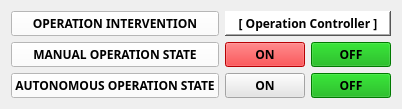
  <widget class="QWidget" name="gridLayoutWidget">
   <property name="geometry">
    <rect>
     <x>350</x>
     <y>60</y>
     <width>401</width>
     <height>86</height>
    </rect>
   </property>
   <layout class="QGridLayout" name="gridLayout_3">
    <item row="0" column="0">
     <widget class="QPushButton" name="pushButton_3">
      <property name="sizePolicy">
       <sizepolicy hsizetype="Maximum" vsizetype="Maximum">
        <horstretch>0</horstretch>
        <verstretch>0</verstretch>
       </sizepolicy>
      </property>
      <property name="maximumSize">
       <size>
        <width>1000</width>
        <height>34</height>
       </size>
      </property>
      <property name="font">
       <font>
        <family>Gadugi</family>
        <weight>75</weight>
        <bold>true</bold>
       </font>
      </property>
      <property name="styleSheet">
       <string notr="true">background-color: rgb(255, 255, 255);</string>
      </property>
      <property name="text">
       <string>OPERATION INTERVENTION</string>
      </property>
     </widget>
    </item>
    <item row="1" column="0">
     <widget class="QPushButton" name="pushButton_2">
      <property name="sizePolicy">
       <sizepolicy hsizetype="Maximum" vsizetype="Maximum">
        <horstretch>0</horstretch>
        <verstretch>0</verstretch>
       </sizepolicy>
      </property>
      <property name="maximumSize">
       <size>
        <width>500</width>
        <height>34</height>
       </size>
      </property>
      <property name="font">
       <font>
        <family>Gadugi</family>
        <weight>75</weight>
        <bold>true</bold>
       </font>
      </property>
      <property name="styleSheet">
       <string notr="true">background-color: rgb(255, 255, 255);</string>
      </property>
      <property name="text">
       <string>MANUAL OPERATION STATE</string>
      </property>
     </widget>
    </item>
    <item row="2" column="0">
     <widget class="QPushButton" name="pushButton">
      <property name="sizePolicy">
       <sizepolicy hsizetype="Maximum" vsizetype="Maximum">
        <horstretch>0</horstretch>
        <verstretch>0</verstretch>
       </sizepolicy>
      </property>
      <property name="maximumSize">
       <size>
        <width>500</width>
        <height>34</height>
       </size>
      </property>
      <property name="font">
       <font>
        <family>Gadugi</family>
        <weight>75</weight>
        <bold>true</bold>
       </font>
      </property>
      <property name="styleSheet">
       <string notr="true">background-color: rgb(255, 255, 255);</string>
      </property>
      <property name="text">
       <string>AUTONOMOUS OPERATION STATE</string>
      </property>
     </widget>
    </item>
    <item row="1" column="1">
     <widget class="QPushButton" name="pushButton_4">
      <property name="sizePolicy">
       <sizepolicy hsizetype="Maximum" vsizetype="Fixed">
        <horstretch>0</horstretch>
        <verstretch>0</verstretch>
       </sizepolicy>
      </property>
      <property name="font">
       <font>
        <family>Gadugi</family>
        <weight>75</weight>
        <bold>true</bold>
       </font>
      </property>
      <property name="styleSheet">
       <string notr="true">background-color: rgb(255, 0, 4);</string>
      </property>
      <property name="text">
       <string>ON</string>
      </property>
     </widget>
    </item>
    <item row="1" column="2">
     <widget class="QPushButton" name="pushButton_5">
      <property name="sizePolicy">
       <sizepolicy hsizetype="Maximum" vsizetype="Fixed">
        <horstretch>0</horstretch>
        <verstretch>0</verstretch>
       </sizepolicy>
      </property>
      <property name="font">
       <font>
        <family>Gadugi</family>
        <weight>75</weight>
        <bold>true</bold>
       </font>
      </property>
      <property name="styleSheet">
       <string notr="true">background-color: rgb(0, 170, 0);</string>
      </property>
      <property name="text">
       <string>OFF</string>
      </property>
     </widget>
    </item>
    <item row="2" column="1">
     <widget class="QPushButton" name="pushButton_6">
      <property name="sizePolicy">
       <sizepolicy hsizetype="Maximum" vsizetype="Fixed">
        <horstretch>0</horstretch>
        <verstretch>0</verstretch>
       </sizepolicy>
      </property>
      <property name="font">
       <font>
        <family>Gadugi</family>
        <weight>75</weight>
        <bold>true</bold>
       </font>
      </property>
      <property name="styleSheet">
       <string notr="true">background-color: rgb(229, 229, 229);</string>
      </property>
      <property name="text">
       <string>ON</string>
      </property>
     </widget>
    </item>
    <item row="2" column="2">
     <widget class="QPushButton" name="pushButton_7">
      <property name="sizePolicy">
       <sizepolicy hsizetype="Maximum" vsizetype="Fixed">
        <horstretch>0</horstretch>
        <verstretch>0</verstretch>
       </sizepolicy>
      </property>
      <property name="font">
       <font>
        <family>Gadugi</family>
        <weight>75</weight>
        <bold>true</bold>
       </font>
      </property>
      <property name="styleSheet">
       <string notr="true">background-color: rgb(0, 170, 0);</string>
      </property>
      <property name="text">
       <string>OFF</string>
      </property>
     </widget>
    </item>
    <item row="0" column="1" colspan="2">
     <widget class="QLabel" name="label_2">
      <property name="font">
       <font>
        <family>Gadugi</family>
        <weight>75</weight>
        <bold>true</bold>
       </font>
      </property>
      <property name="styleSheet">
       <string notr="true">background-color: rgb(255, 255, 255);</string>
      </property>
      <property name="frameShape">
       <enum>QFrame::WinPanel</enum>
      </property>
      <property name="frameShadow">
       <enum>QFrame::Raised</enum>
      </property>
      <property name="text">
       <string>[ Operation Controller ]</string>
      </property>
      <property name="alignment">
       <set>Qt::AlignCenter</set>
      </property>
     </widget>
    </item>
   </layout>
  </widget>
